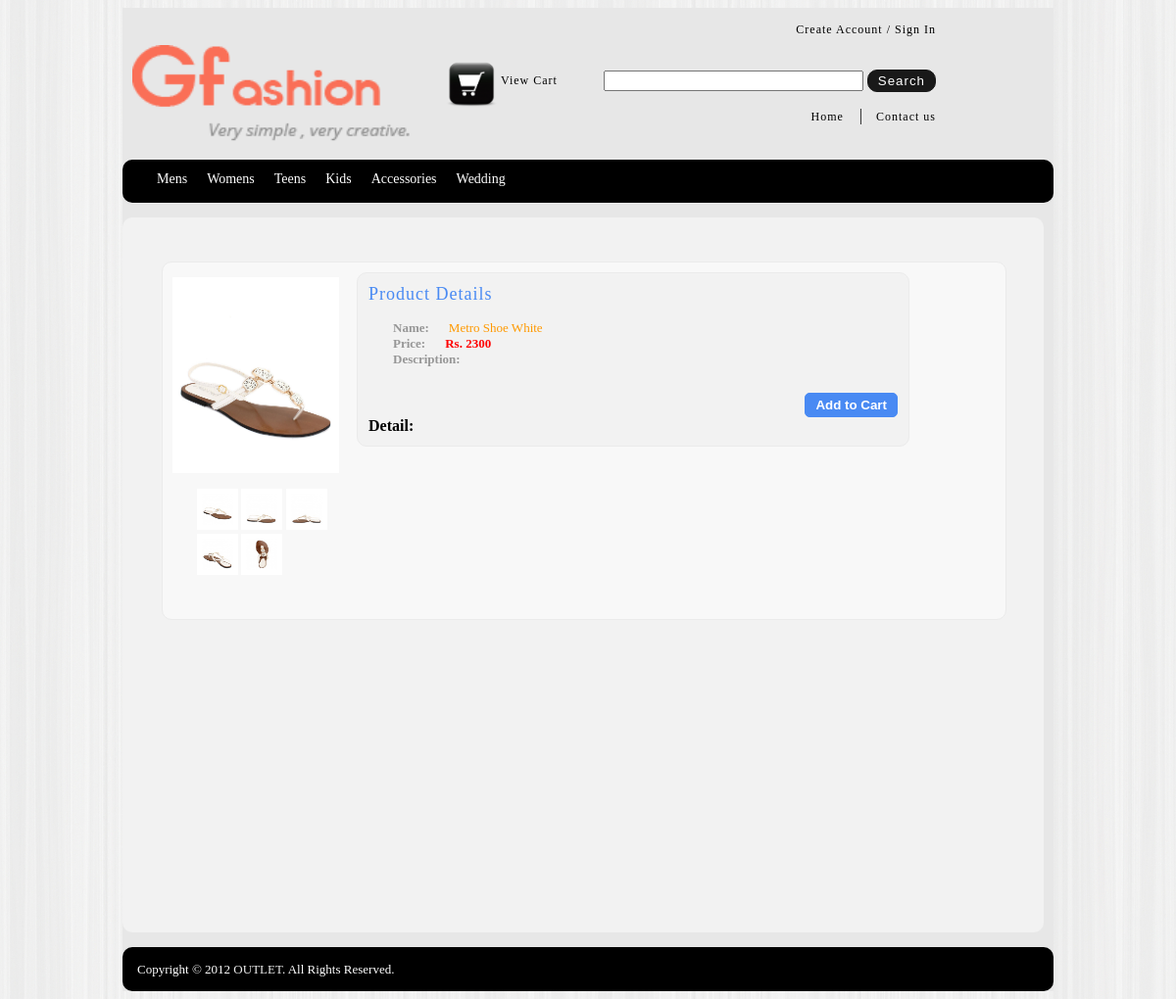
Screenshot of /product-detail.php?id=935 with the database file from the repository.
### tables this page shows
CREATE TABLE IF NOT EXISTS `products` (
  `id` int(11) NOT NULL AUTO_INCREMENT,
  `categoryid` int(11) NOT NULL,
  `sub_cat_id` int(11) NOT NULL,
  `title` varchar(80) NOT NULL,
  `description` text NOT NULL,
  `detail` text NOT NULL,
  `price` int(11) NOT NULL,
  `pic1` varchar(80) NOT NULL,
  `pic2` varchar(250) NOT NULL,
  `pic3` varchar(250) NOT NULL,
  `pic4` varchar(250) NOT NULL,
  `pic5` varchar(250) NOT NULL,
  `pic6` varchar(250) NOT NULL,
  `pic7` varchar(250) NOT NULL,
  `pic8` varchar(250) NOT NULL,
  `pic9` varchar(250) NOT NULL,
  `featured` enum('featured','normal') NOT NULL DEFAULT 'featured',
  `date_created` int(11) NOT NULL,
  `locked` enum('no','yes') NOT NULL DEFAULT 'no',
  `newarrival` enum('false','true') NOT NULL DEFAULT 'false',
  PRIMARY KEY (`id`)
);

### includes/classes/products.php (called while the page is built, shortened)
<?php
	class Products{
		private $db;
		function __construct($db){
			$this->db=$db;
		}
		function get_display_image($id){
			$row=$this->db->fetch_array_by_query("select * from products where id=$id");
			for ($i=1;$i<=9;$i++){
				if ($row['pic'.$i]!='')
					return $row['pic'.$i];
			}
			return 'no-image.gif';
		}
	}
	$pro=new Products($db);
?>

### includes/classes/db.php (called while the page is built, shortened)
<?php
	class Database{
		function query($query){
			$result=mysql_query($query);
			if(!$result){
				echo $this->err_msg = '<div style="border:dashed 1px #ff0000; background:#ffffcc; padding:10px; margin:5px; color:#ff0000">'.mysql_error().'<br><br>'.$query.'</div>';
				return false;
			}else{
				return $result;
			}
		}
		function fetch_array_by_query($query){
			$result=$this->query($query);
			return mysql_fetch_array($result);
		}
	}
?>

### product-detail.php (the view, shortened to what this page needs)
<?php
	include("includes/classes/db.php");
	include("includes/classes/cart.php");
	include("includes/classes/products.php");
	$id=intval($_REQUEST['id']);
	$query="select * from products where id=".$id;
	$p_row=$db->fetch_array_by_query($query);
?>
<!DOCTYPE html PUBLIC "-//W3C//DTD XHTML 1.0 Transitional//EN" "http://www.w3.org/TR/xhtml1/DTD/xhtml1-transitional.dtd">
<html xmlns="http://www.w3.org/1999/xhtml">
<head>
	<?php require("includes/common-header.php")?>
    <link rel="stylesheet" type="text/css" href="css/jquery.lightbox-0.5.css" media="screen" />
</head>
<body style=" background:url(images/My-white-wood-FF16.jpg);">
	<div id="outer-wrapper" >
		<?php require("includes/header.php")?>
		<?php require("includes/navi.php")?>
		<div id="content" style="height:300px;" >
            <div id="container" >
            	<form name="form1" method="post">
                    <div id="leftcontainer">
                        <img src="product-pics/<?php echo $pro->get_display_image($p_row['id']);?>" width="170px" height="200px" />
                        <div id="gallery" style="margin:0px;padding:0px;">
                            <ul>
                            	<?php
									$row=$db->fetch_array_by_query("select * from products where id=$id");
									$rows= array();
									for ($i=1;$i<=9;$i++){
										if ($row['pic'.$i]!='')
											$rows[]=$row['pic'.$i];
									}
									foreach($rows as $pic){
								?>
                                <li>
                                    <a href="product-pics/thumb1-<?php echo $pic;?>" title="">
                                        <img src="product-pics/thumb1-<?php echo $pic;?>" width="32" height="32" alt="" />
                                    </a>
                                </li>
                                <?php
									}
								?>
                            </ul>
                        </div>
                    </div>
                    <div id="centercontainer2" >
                        <h>Product Details</h>
                        <ul >
                            <li style="list-style:none;"><strong>Name:</strong><span style="margin-left:20px;color:#F90"><?php echo $p_row['title'];?></span></li>
                            <li style="list-style:none;"><strong>Price:</strong><span style="margin-left:20px;color:#F00"><b>Rs. <?php echo $p_row['price'];?></b></span></li>
                            <li style="list-style:none;"><strong>Description:</strong><span style="margin-left:20px;"><?php echo $p_row['description'];?></span></li>
                        </ul>
                                                <div align="right"><input type="button" id="btn" class="addToCart" onclick="addtocart(<?php echo $p_row['id']; ?>)" value="Add to Cart" /></div>
                        <div>
								<strong>Detail:</strong><?php echo stripslashes($p_row['detail']);?>
                        </div>
                    </div>
                 </form>
        	</div>
		</div>
		<?php require("includes/footer.php")?>
	</div>
</body>
</html>

### css/styles.css (style rules this page uses)
#outer-wrapper { margin:auto; width:950px; height:auto; background-color: #E7E7E7; }
h { font-size:18px; letter-spacing:1px; color: #498AF3; font-weight:700px; }
#content { width:920px; min-height:700px; margin:15px 0px; padding:15px 10px; border-radius:10px; background:#F2F2F2 !important; background: -moz-linear-gradient(top,#fe802a,#ff6801); background: -webkit-gradient(linear, left top, left bottom, from(#fe802a), to(#ff6801)); }
#leftcontainer { padding:5px 0px; width:170px; float:left; height:auto; }
#leftcontainer ul { padding:0px 0px 10px 25px; }
#leftcontainer li { list-style:disc;color:#979797; }
#leftcontainer a { text-decoration:none; color: #979797; font:13px verdana; }
#centercontainer2 { margin:0px 18px; padding:11px;width:540px; float:left; height:auto; border-radius:10px; border:1px solid #EBEBEB; background:#F2F2F2; }
#centercontainer2 ul { padding:0px 0px 10px 25px; }
#centercontainer2 li { list-style:disc;color:#979797; font:13px Verdana; }
#btn { padding:4px 10px; font-weight:600; color:#FFFFFF; background: #498AF3; border-radius:5px; border:1px solid #498AF3; }
#container { float:left; height:auto; border-radius:10px; border:1px solid #EBEBEB; background:#F8F8F8;width:840px; margin:30px;padding:10px; }

### product-detail.php (style rules this page uses)
#gallery { padding-left: 5px; margin:0px; }
#gallery ul { list-style: none; }
#gallery ul li { display: inline; }
#gallery ul img { border: 5px solid #FFF; }

### rows the page displays
products: id+pic1 (picture), pic1 (picture), pic2 (picture), pic3 (picture), pic4 (picture), pic5 (picture), title "Metro Shoe White", price "2300"
